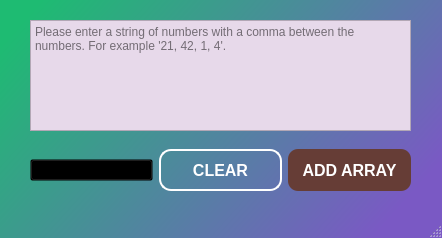
<?xml version="1.0" encoding="UTF-8"?>
<ui version="4.0">
 <class>MainWindow</class>
 <widget class="QMainWindow" name="MainWindow">
  <property name="geometry">
   <rect>
    <x>0</x>
    <y>0</y>
    <width>442</width>
    <height>238</height>
   </rect>
  </property>
  <property name="minimumSize">
   <size>
    <width>442</width>
    <height>238</height>
   </size>
  </property>
  <property name="maximumSize">
   <size>
    <width>442</width>
    <height>238</height>
   </size>
  </property>
  <property name="font">
   <font>
    <family>Ubuntu</family>
    <pointsize>12</pointsize>
   </font>
  </property>
  <property name="windowTitle">
   <string>MainWindow</string>
  </property>
  <property name="styleSheet">
   <string notr="true">#MainWindow{
background-color: qlineargradient(spread:pad, x1:0, y1:0.193545, x2:1, y2:0.676, stop:0 rgba(30, 187, 114, 255), stop:1 rgba(122, 89, 196, 255));
}</string>
  </property>
  <widget class="QWidget" name="centralwidget">
   <widget class="QTextEdit" name="takearray_textedit">
    <property name="geometry">
     <rect>
      <x>30</x>
      <y>20</y>
      <width>381</width>
      <height>111</height>
     </rect>
    </property>
    <property name="styleSheet">
     <string notr="true">background-color: rgb(231, 217, 234);
font: 10pt &quot;MS Shell Dlg 2&quot;;</string>
    </property>
    <property name="html">
     <string>&lt;!DOCTYPE HTML PUBLIC &quot;-//W3C//DTD HTML 4.0//EN&quot; &quot;http://www.w3.org/TR/REC-html40/strict.dtd&quot;&gt;
&lt;html&gt;&lt;head&gt;&lt;meta name=&quot;qrichtext&quot; content=&quot;1&quot; /&gt;&lt;style type=&quot;text/css&quot;&gt;
p, li { white-space: pre-wrap; }
&lt;/style&gt;&lt;/head&gt;&lt;body style=&quot; font-family:'MS Shell Dlg 2'; font-size:10pt; font-weight:400; font-style:normal;&quot;&gt;
&lt;p style=&quot;-qt-paragraph-type:empty; margin-top:0px; margin-bottom:0px; margin-left:0px; margin-right:0px; -qt-block-indent:0; text-indent:0px; font-size:7.8pt;&quot;&gt;&lt;br /&gt;&lt;/p&gt;&lt;/body&gt;&lt;/html&gt;</string>
    </property>
    <property name="placeholderText">
     <string>Please enter a string of numbers with a comma between the numbers. For example '21, 42, 1, 4'.</string>
    </property>
   </widget>
   <widget class="QWidget" name="layoutWidget">
    <property name="geometry">
     <rect>
      <x>30</x>
      <y>140</y>
      <width>381</width>
      <height>60</height>
     </rect>
    </property>
    <layout class="QHBoxLayout" name="horizontalLayout">
     <item>
      <widget class="QPushButton" name="mic_btn">
       <property name="styleSheet">
        <string notr="true">#mic_btn{background-color: rgba(0,0,0,0);}

#mic_btn:hover{
	background-color: qlineargradient(spread:pad, x1:0, y1:0.453136, x2:1, y2:0.523273, stop:0 rgba(104, 113, 138, 255), stop:1 rgba(215, 221, 232, 255));}</string>
       </property>
       <property name="text">
        <string/>
       </property>
       <property name="icon">
        <iconset resource="../resources.qrc">
         <normaloff>:/images/images/microphone.svg</normaloff>:/images/images/microphone.svg</iconset>
       </property>
       <property name="iconSize">
        <size>
         <width>50</width>
         <height>50</height>
        </size>
       </property>
      </widget>
     </item>
     <item>
      <widget class="QPushButton" name="clear_btn">
       <property name="minimumSize">
        <size>
         <width>0</width>
         <height>42</height>
        </size>
       </property>
       <property name="maximumSize">
        <size>
         <width>16777215</width>
         <height>42</height>
        </size>
       </property>
       <property name="font">
        <font>
         <family>Ubuntu</family>
         <pointsize>12</pointsize>
         <weight>75</weight>
         <bold>true</bold>
        </font>
       </property>
       <property name="styleSheet">
        <string notr="true">#clear_btn{
border-radius: 12px;
border: 2px solid white;
background-color: rgb(f, f, f);
color: white;
}

#clear_btn:hover{
background-color: 
qlineargradient(spread:pad, x1:0, y1:0, x2:0.625, y2:0.761, stop:0 rgba(48, 33, 14, 255), stop:1 rgba(0, 108, 80, 255));
}</string>
       </property>
       <property name="text">
        <string>CLEAR</string>
       </property>
      </widget>
     </item>
     <item>
      <widget class="QPushButton" name="add_array_btn">
       <property name="minimumSize">
        <size>
         <width>0</width>
         <height>42</height>
        </size>
       </property>
       <property name="maximumSize">
        <size>
         <width>16777215</width>
         <height>42</height>
        </size>
       </property>
       <property name="font">
        <font>
         <family>Ubuntu</family>
         <pointsize>12</pointsize>
         <weight>75</weight>
         <bold>true</bold>
        </font>
       </property>
       <property name="styleSheet">
        <string notr="true">#add_array_btn {
background-color: rgb(102, 61, 54);
border-radius: 10px ;
color: white;
}

#add_array_btn:hover {
background-color:qlineargradient(spread:pad, x1:0, y1:0, x2:0.625, y2:0.761, stop:0 rgba(48, 33, 14, 255), stop:1 rgba(0, 108, 80, 255));
}</string>
       </property>
       <property name="text">
        <string>ADD ARRAY</string>
       </property>
      </widget>
     </item>
    </layout>
   </widget>
  </widget>
  <widget class="QStatusBar" name="statusbar"/>
 </widget>
 <resources>
  <include location="../resources.qrc"/>
 </resources>
 <connections/>
</ui>
